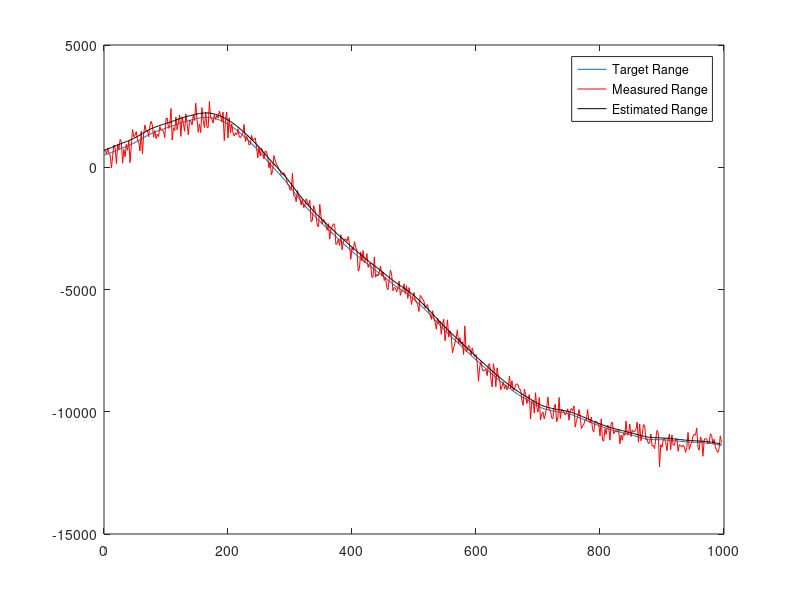
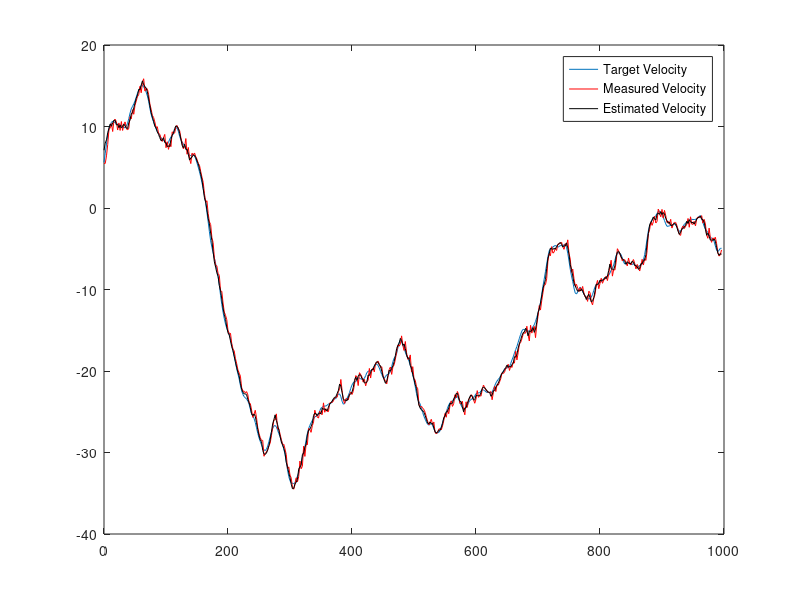
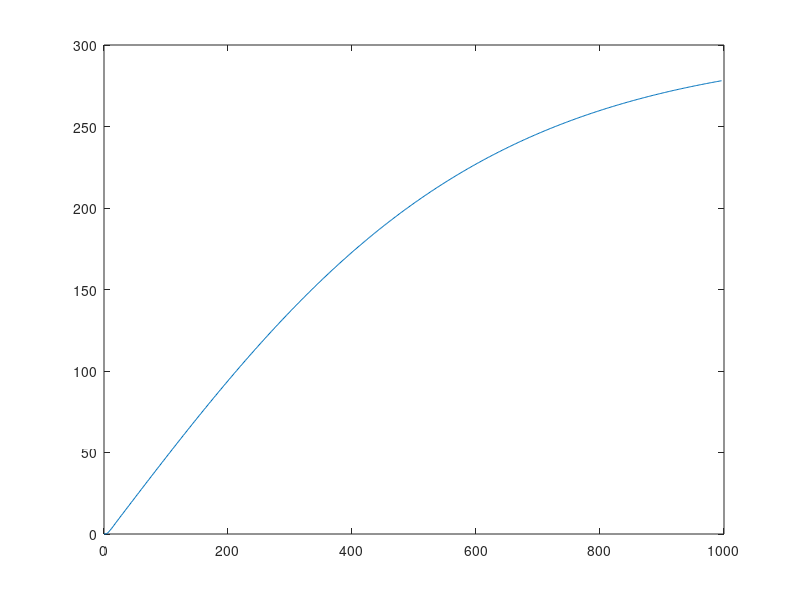
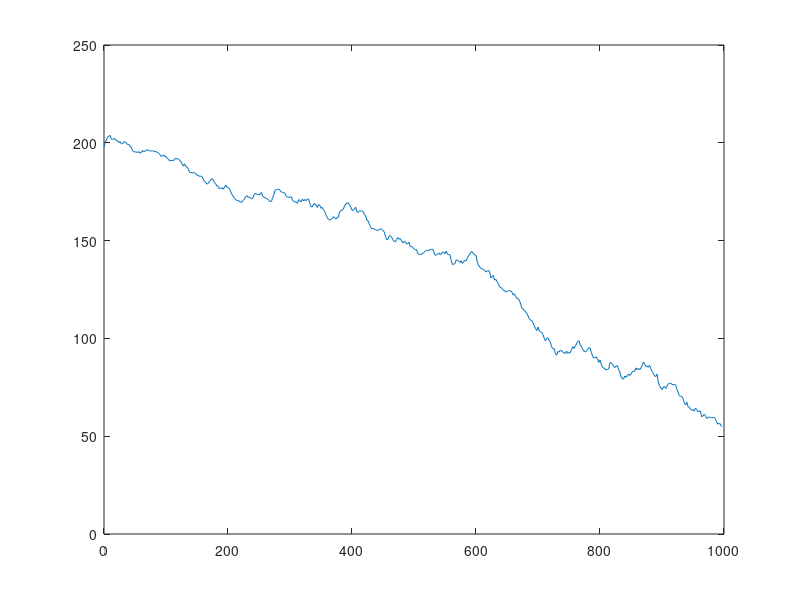

Write the MATLAB code that produced these figures, in order.
clear all;
close all;
clc;

c = 1500;   % speed of sound (m/s)
wc = 25E3*2*pi;       % TX centre frequnecy (f*2pi)

nk = 500; % max num iterations

% Kalman Filter

dt = 2;       % model update rate (s)
t = 0:dt:dt*(nk-1);  % time vector;
%% %%%%%%%%%%%%%%%%%%%%%%%%%%%%%%%%%%%%%%%%%%%%%%%%%%%%%%%%%%%%%%%%%%%%%%%
%                              Target Model
%%%%%%%%%%%%%%%%%%%%%%%%%%%%%%%%%%%%%%%%%%%%%%%%%%%%%%%%%%%%%%%%%%%%%%%%%%

% F is the target state vector, for calculating x which includes range, range rate and radial
% acceleration.

a_corr = 0.833;       % acceleration correction coefficient
% a_corr = 1;

F = [1 dt dt^2/2; 0 1 dt; 0 0 a_corr];      % target motion model matrix (s, v, a)'
G = [0 0 1];
H = [1 0 0; 0 1 0];          % observation matrix


% Generate target flight (with constant acceleration)
x = zeros(3, nk);        % target state vector (range; range-rate; acceleration)
y = zeros(2, nk);        % measurement vector  (range; range-rate)


% Generate process noise
w = zeros(3, nk);                    % target trajectory noise
sigma = sqrt(0.01);                  % target model process noise(stdev of target accl (m/s^2))
w(3, :) = sigma*randn(1,nk);         % generate acceleration noise ~N(0,sigma^2)
w(1:2,:) = [dt^2/2; dt]*w(3,:);     % calc range and range rate noise



B = F(:,3);                         % system force (acceleration)
Q = B*B'*sigma^2;                   % process noise covariance Q = G*G'*sigma^2 such that w~N(0,Q)

% Generate measurement noise
sigma = [300 0.5];                   % measurement model noise [phase noise, frequency shift noise]
n = diag(sigma)*randn(2,nk);         % measurement noise vector


N = diag(sigma.^2);                 % measurement noise covariance N = diag(sigma1^2, sigma2^2) i.e. signals are independant



% T = diag(c/2, c/2*wc);
% N = 1/n * T * 1/U *T;

% Initialise target state vector x(k) for k=1
range = 500;         % range (m)
vel   = 5.555;       % radial velocity (m/s)
accl  = 0.5;         % radial acceleration (m/s^2)
u = [range vel accl]';              % initial target state

% Target State Model
x(:,1) = u + G*w(:,1);          % target state vector (r, rr, ra)
y(:,1) = H*x(:,1) + n(:,1);       % measurement vector of target state (r, rr)
    
for k = 1:nk-1    
    x(:,k+1) = F*x(:,k) + G*w(:,k);     % target state vector (r, rr, ra)
    y(:,k+1) = H*x(:,k) + n(:,k);       % measurement vector of target state (r, rr)
end




% Now for the Kalman Filter

% x_hat = state estimate
% K - Kalman Gain
% S - Innovation covariance
% N - Measurement Noise covariance
% P - Estimate covariance

% Q calc covariance of process noise (w) from initial value of w

x_hat = zeros(3, nk);


x_hat(:,1) = [y(:,1);a_corr];

% x_hat(1:3,1) = [1000;0;0];
% x_hat(3,1) = 1;

P = zeros(3,3);
mse = zeros(1,nk);      % Mean-Square Track Error
% 
for k = 1:nk-1
%     


S = H*P*H' + N;
K = P*H'*1/S;
x_hat(:,k) = x_hat(:,k)+ K*(y(:,k)-H*x_hat(:,k));
P = P -K*S*K';
% 
mse(k) = trace(P);             % calc the mean-square track error
x_hat(:,k+1) = F*x_hat(:,k);
P = F*P*F' + G*Q*G';        % only acceleration noise is 


%     
%     5
%     6
%     
%     1
%     2
%     3
%     4
end

t = t(1:nk-1);

figure(1)
range_target = x(1, 1:nk-1);
range_meas = y(1,1:nk-1);
range_est = x_hat(1, 2:nk);
plot(t, range_target); hold on
plot(t, range_meas, 'r'); hold on
plot(t, range_est, 'k'); hold on
legend('Target Range', 'Measured Range', 'Estimated Range')

figure(2)
vel_target = x(2,1:nk-1);
vel_meas = y(2,1:nk-1);
vel_est = x_hat(2, 2:nk);
plot(t, vel_target); hold on
plot(t, vel_meas, 'r'); hold on
plot(t, vel_est, 'k'); hold on
legend('Target Velocity', 'Measured Velocity', 'Estimated Velocity')

figure(3)
plot(t, mse(1:nk-1))

% figure(4)
% range_err  = abs(range_target(1:nk-1)-range_est(2:nk));
% 
% plot(t(1:nk-1),range_err)
% 
% 
% subfunction target_model (x1, nk)


figure(5)
range_err  = abs(range_target-range_est);

plot(t,range_err)

    